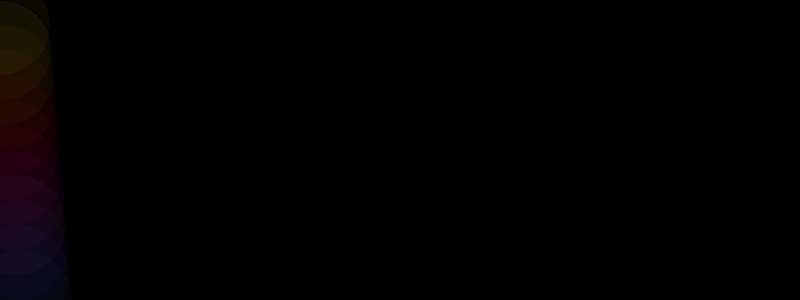
Frame 1 (no input)
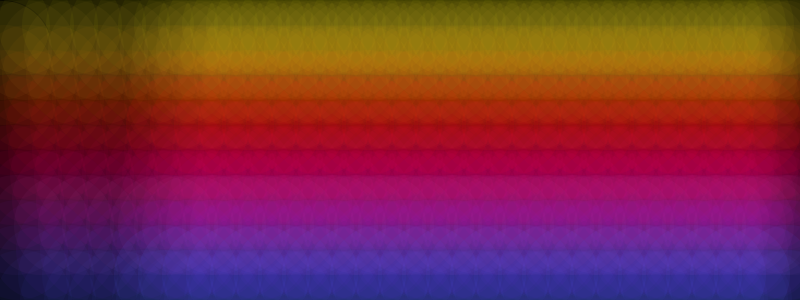
Frame 60 (the mouse pressed at the canvas centre just before this capture)
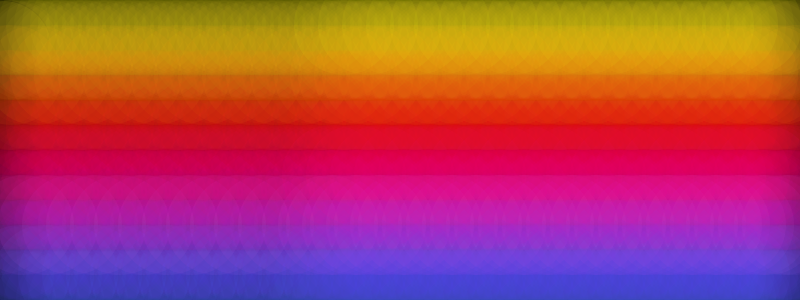
Frame 120 (the mouse held since frame 60 and released just before this capture)

The Processing sketch that drew these frames (run headless with seeded random() and noise(); from frame 60 on, the mouse is pressed at the canvas centre):

// Processing sketch: processing_169739
// ── processing_169739.pde

float speedX = 2;
float speedY = 3.5;

float Xpo;
float Ypo;

void setup() {
   size(800, 300);
   frameRate(15);
   background(0);
}

void draw() {
  //background(255);
  smooth();  
  

    fill(254, 255, 10, 10);
  ellipse(Xpo, Ypo+25, 100, 100);


  Xpo = Xpo + speedX;
  
  if (Xpo < width) {
    speedX = -speedX;
  }
 if (Xpo > 0) {
  speedX = -speedX;

 }
 
 
 
     fill(247,206,40, 10);
   ellipse(Xpo, Ypo+50, 100, 100);

  noStroke();
  Xpo = Xpo + speedX;
  
  if (Xpo < width) {
    speedX = -speedX;
  }
 if (Xpo > 0) {
  speedX = -speedX;

 }


     fill(250, 150, 0, 10);
   ellipse(Xpo, Ypo+75, 100, 100);

  noStroke();
  Xpo = Xpo + speedX;
  
  if (Xpo < width) {
    speedX = -speedX;
  }
 if (Xpo > 0) {
  speedX = -speedX;





    }

 
     fill(250, 71, 0, 10);
   ellipse(Xpo, Ypo+100, 100, 100);

  noStroke();
  Xpo = Xpo + speedX;
  
  if (Xpo < width) {
    speedX = -speedX;
  }
 if (Xpo > 0) {
  speedX = -speedX;

 }
 
 
  
     fill(252, 0, 0, 10);
   ellipse(Xpo, Ypo+125, 100, 100);

  noStroke();
  Xpo = Xpo + speedX;
  
  if (Xpo < width) {
    speedX = -speedX;
  }
 if (Xpo > 0) {
  speedX = -speedX;

 }
 
 
  
     fill(250, 0, 79, 10);
   ellipse(Xpo, Ypo+150, 100, 100);

  noStroke();
  Xpo = Xpo + speedX;
  
  if (Xpo < width) {
    speedX = -speedX;
  }
 if (Xpo > 0) {
  speedX = -speedX;

 }
 
 
   
     fill(250, 0, 117, 10);
   ellipse(Xpo, Ypo+175, 100, 100);

  noStroke();
  Xpo = Xpo + speedX;
  
  if (Xpo < width) {
    speedX = -speedX;
  }
 if (Xpo > 0) {
  speedX = -speedX;

 }
 
    
     fill(250, 0, 180, 10);
   ellipse(Xpo, Ypo+200, 100, 100);

  noStroke();
  Xpo = Xpo + speedX;
  
  if (Xpo < width) {
    speedX = -speedX;
  }
 if (Xpo > 0) {
  speedX = -speedX;

 }


    
     fill(224, 93, 224, 10);
   ellipse(Xpo, Ypo+225, 100, 100);

  noStroke();
  Xpo = Xpo + speedX;
  
  if (Xpo < width) {
    speedX = -speedX;
  }
 if (Xpo > 0) {
  speedX = -speedX;

 }
 
      fill(137, 21, 255, 10);
   ellipse(Xpo, Ypo+250, 100, 100);

  noStroke();
  Xpo = Xpo + speedX;
  
  if (Xpo < width) {
    speedX = -speedX;
  }
 if (Xpo > 0) {
  speedX = -speedX;

 }
 
       fill(76, 95, 252, 10);
   ellipse(Xpo, Ypo+275, 100, 100);

  noStroke();
  Xpo = Xpo + speedX;
  
  if (Xpo < width) {
    speedX = -speedX;
  }
 if (Xpo > 0) {
  speedX = -speedX;

 }
 
        fill(76, 107, 252, 10);
   ellipse(Xpo, Ypo+300, 100, 100);

  noStroke();
  Xpo = Xpo + speedX;
  
  if (Xpo < width) {
    speedX = -speedX;
  }
 if (Xpo > 0) {
  speedX = -speedX;

 }
 
}
